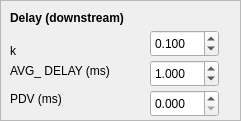
    <widget class="QFrame" name="frame_6">
     <property name="geometry">
      <rect>
       <x>10</x>
       <y>350</y>
       <width>241</width>
       <height>121</height>
      </rect>
     </property>
     <property name="frameShape">
      <enum>QFrame::StyledPanel</enum>
     </property>
     <property name="frameShadow">
      <enum>QFrame::Raised</enum>
     </property>
     <widget class="QLabel" name="label_27">
      <property name="geometry">
       <rect>
        <x>10</x>
        <y>10</y>
        <width>151</width>
        <height>16</height>
       </rect>
      </property>
      <property name="font">
       <font>
        <weight>75</weight>
        <bold>true</bold>
       </font>
      </property>
      <property name="text">
       <string>Delay (downstream)</string>
      </property>
     </widget>
     <widget class="QLabel" name="label_21">
      <property name="geometry">
       <rect>
        <x>10</x>
        <y>90</y>
        <width>121</width>
        <height>17</height>
       </rect>
      </property>
      <property name="text">
       <string>PDV (ms)</string>
      </property>
     </widget>
     <widget class="QDoubleSpinBox" name="delay_pdv">
      <property name="geometry">
       <rect>
        <x>150</x>
        <y>90</y>
        <width>69</width>
        <height>27</height>
       </rect>
      </property>
      <property name="decimals">
       <number>3</number>
      </property>
      <property name="maximum">
       <double>999.000000000000000</double>
      </property>
      <property name="singleStep">
       <double>0.100000000000000</double>
      </property>
      <property name="value">
       <double>0.000000000000000</double>
      </property>
     </widget>
     <widget class="QDoubleSpinBox" name="avg_delay">
      <property name="geometry">
       <rect>
        <x>150</x>
        <y>60</y>
        <width>69</width>
        <height>27</height>
       </rect>
      </property>
      <property name="decimals">
       <number>3</number>
      </property>
      <property name="maximum">
       <double>999.000000000000000</double>
      </property>
      <property name="singleStep">
       <double>0.500000000000000</double>
      </property>
      <property name="value">
       <double>1.000000000000000</double>
      </property>
     </widget>
     <widget class="QLabel" name="label_22">
      <property name="geometry">
       <rect>
        <x>10</x>
        <y>60</y>
        <width>121</width>
        <height>21</height>
       </rect>
      </property>
      <property name="text">
       <string>AVG_ DELAY (ms)</string>
      </property>
     </widget>
     <widget class="QLabel" name="label_26">
      <property name="geometry">
       <rect>
        <x>10</x>
        <y>40</y>
        <width>101</width>
        <height>21</height>
       </rect>
      </property>
      <property name="text">
       <string>k</string>
      </property>
     </widget>
     <widget class="QDoubleSpinBox" name="k">
      <property name="geometry">
       <rect>
        <x>150</x>
        <y>30</y>
        <width>69</width>
        <height>27</height>
       </rect>
      </property>
      <property name="decimals">
       <number>3</number>
      </property>
      <property name="maximum">
       <double>5.000000000000000</double>
      </property>
      <property name="singleStep">
       <double>0.100000000000000</double>
      </property>
      <property name="value">
       <double>0.100000000000000</double>
      </property>
     </widget>
    </widget>
